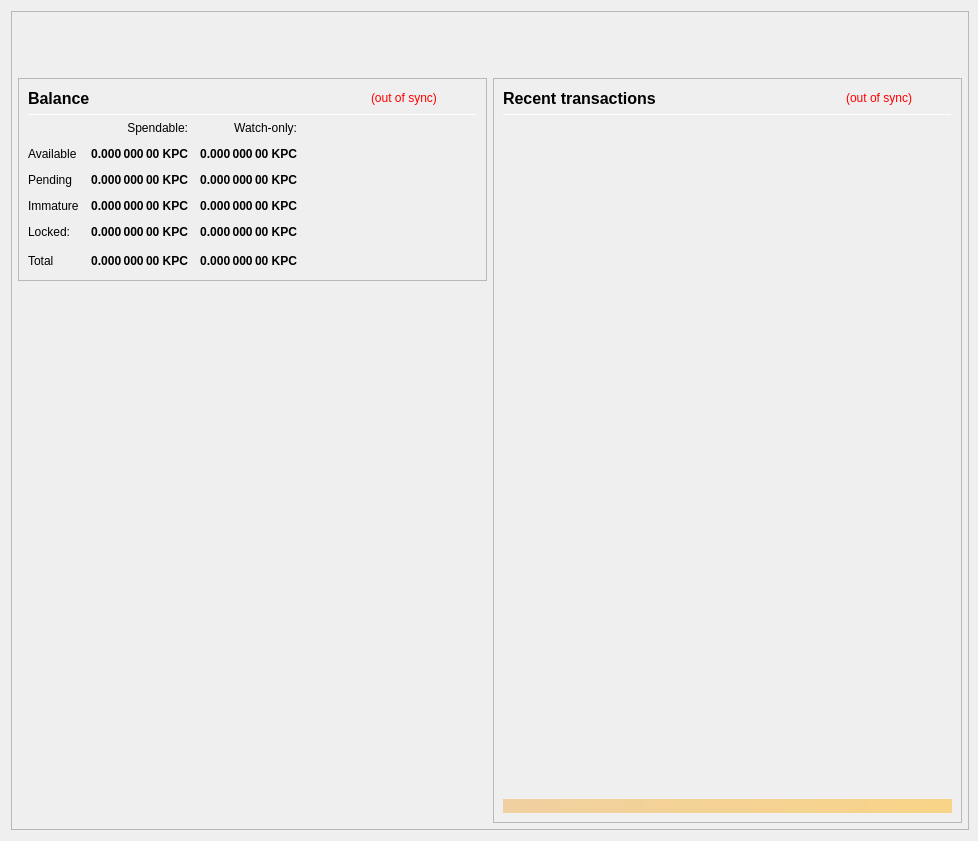
<?xml version="1.0" encoding="UTF-8"?>
<ui version="4.0">
 <class>OverviewPage</class>
 <widget class="QWidget" name="OverviewPage">
  <property name="geometry">
   <rect>
    <x>0</x>
    <y>0</y>
    <width>978</width>
    <height>841</height>
   </rect>
  </property>
  <property name="minimumSize">
   <size>
    <width>960</width>
    <height>682</height>
   </size>
  </property>
  <property name="font">
   <font>
    <weight>50</weight>
    <bold>false</bold>
   </font>
  </property>
  <property name="windowTitle">
   <string>Form</string>
  </property>
  <layout class="QVBoxLayout" name="topLayout" stretch="0">
   <property name="rightMargin">
    <number>9</number>
   </property>
   <item>
    <widget class="QFrame" name="frame_BG">
     <property name="minimumSize">
      <size>
       <width>850</width>
       <height>610</height>
      </size>
     </property>
     <property name="maximumSize">
      <size>
       <width>16777215</width>
       <height>16777215</height>
      </size>
     </property>
     <property name="frameShape">
      <enum>QFrame::StyledPanel</enum>
     </property>
     <property name="frameShadow">
      <enum>QFrame::Raised</enum>
     </property>
     <layout class="QVBoxLayout" name="verticalLayout_3" stretch="0">
      <property name="leftMargin">
       <number>0</number>
      </property>
      <property name="topMargin">
       <number>0</number>
      </property>
      <property name="rightMargin">
       <number>0</number>
      </property>
      <property name="bottomMargin">
       <number>6</number>
      </property>
      <item>
       <layout class="QVBoxLayout" name="verticalLayout_Master" stretch="0,1">
        <property name="leftMargin">
         <number>0</number>
        </property>
        <property name="topMargin">
         <number>0</number>
        </property>
        <property name="rightMargin">
         <number>0</number>
        </property>
        <property name="bottomMargin">
         <number>0</number>
        </property>
        <item>
         <widget class="QFrame" name="frame_Header">
          <layout class="QVBoxLayout" name="verticalLayout_Header" stretch="0">
           <property name="leftMargin">
            <number>0</number>
           </property>
           <property name="topMargin">
            <number>0</number>
           </property>
           <property name="rightMargin">
            <number>0</number>
           </property>
           <property name="bottomMargin">
            <number>0</number>
           </property>
           <item>
            <layout class="QHBoxLayout" name="horizontalLayout_Header" stretch="1,0">
             <property name="spacing">
              <number>6</number>
             </property>
             <item>
              <spacer name="horizontalSpacer_Header">
               <property name="orientation">
                <enum>Qt::Horizontal</enum>
               </property>
               <property name="sizeHint" stdset="0">
                <size>
                 <width>40</width>
                 <height>20</height>
                </size>
               </property>
              </spacer>
             </item>
             <item>
              <widget class="QLabel" name="labelOverviewHeaderRight">
               <property name="minimumSize">
                <size>
                 <width>464</width>
                 <height>60</height>
                </size>
               </property>
               <property name="maximumSize">
                <size>
                 <width>16777215</width>
                 <height>60</height>
                </size>
               </property>
               <property name="font">
                <font>
                 <pointsize>14</pointsize>
                </font>
               </property>
               <property name="text">
                <string/>
               </property>
               <property name="alignment">
                <set>Qt::AlignRight|Qt::AlignTrailing|Qt::AlignVCenter</set>
               </property>
              </widget>
             </item>
            </layout>
           </item>
          </layout>
         </widget>
        </item>
        <item>
         <widget class="QFrame" name="frame_Content">
          <layout class="QVBoxLayout" name="verticalLayout_Content">
           <property name="leftMargin">
            <number>6</number>
           </property>
           <property name="topMargin">
            <number>0</number>
           </property>
           <property name="rightMargin">
            <number>6</number>
           </property>
           <property name="bottomMargin">
            <number>0</number>
           </property>
           <item>
            <layout class="QHBoxLayout" name="horizontalLayout_Content" stretch="1,1">
             <property name="spacing">
              <number>6</number>
             </property>
             <item>
              <layout class="QVBoxLayout" name="verticalLayout_left" stretch="0,0">
               <item>
                <widget class="QFrame" name="frameBalances">
                 <property name="frameShape">
                  <enum>QFrame::StyledPanel</enum>
                 </property>
                 <property name="frameShadow">
                  <enum>QFrame::Raised</enum>
                 </property>
                 <layout class="QVBoxLayout" name="verticalLayout_4">
                  <item>
                   <layout class="QHBoxLayout" name="hlBalancesHeader" stretch="2,0,0">
                    <property name="spacing">
                     <number>6</number>
                    </property>
                    <item>
                     <widget class="QLabel" name="labelBalances">
                      <property name="minimumSize">
                       <size>
                        <width>0</width>
                        <height>0</height>
                       </size>
                      </property>
                      <property name="font">
                       <font>
                        <pointsize>12</pointsize>
                        <weight>75</weight>
                        <bold>true</bold>
                       </font>
                      </property>
                      <property name="text">
                       <string>Balance</string>
                      </property>
                     </widget>
                    </item>
                    <item>
                     <widget class="QLabel" name="labelWalletStatus">
                      <property name="cursor">
                       <cursorShape>WhatsThisCursor</cursorShape>
                      </property>
                      <property name="toolTip">
                       <string>The displayed information may be out of date. Your wallet automatically synchronizes with the KEEPsCoin network after a connection is established, but this process has not completed yet.</string>
                      </property>
                      <property name="styleSheet">
                       <string notr="true">QLabel { color: red; }</string>
                      </property>
                      <property name="text">
                       <string notr="true">(out of sync)</string>
                      </property>
                      <property name="alignment">
                       <set>Qt::AlignLeading|Qt::AlignLeft|Qt::AlignVCenter</set>
                      </property>
                     </widget>
                    </item>
                    <item>
                     <spacer name="hsBalancesHeader">
                      <property name="orientation">
                       <enum>Qt::Horizontal</enum>
                      </property>
                      <property name="sizeHint" stdset="0">
                       <size>
                        <width>40</width>
                        <height>20</height>
                       </size>
                      </property>
                     </spacer>
                    </item>
                   </layout>
                  </item>
                  <item>
                   <widget class="Line" name="lineBalances">
                    <property name="minimumSize">
                     <size>
                      <width>0</width>
                      <height>1</height>
                     </size>
                    </property>
                    <property name="maximumSize">
                     <size>
                      <width>16777215</width>
                      <height>1</height>
                     </size>
                    </property>
                    <property name="orientation">
                     <enum>Qt::Horizontal</enum>
                    </property>
                   </widget>
                  </item>
                  <item>
                   <layout class="QGridLayout" name="gridLayout">
                    <property name="spacing">
                     <number>12</number>
                    </property>
                    <item row="0" column="1">
                     <widget class="QLabel" name="labelSpendable">
                      <property name="text">
                       <string>Spendable:</string>
                      </property>
                      <property name="alignment">
                       <set>Qt::AlignRight|Qt::AlignTrailing|Qt::AlignVCenter</set>
                      </property>
                     </widget>
                    </item>
                    <item row="0" column="2">
                     <widget class="QLabel" name="labelWatchonly">
                      <property name="text">
                       <string>Watch-only:</string>
                      </property>
                      <property name="alignment">
                       <set>Qt::AlignRight|Qt::AlignTrailing|Qt::AlignVCenter</set>
                      </property>
                     </widget>
                    </item>
                    <item row="1" column="0">
                     <widget class="QLabel" name="labelAvailableText">
                      <property name="text">
                       <string>Available</string>
                      </property>
                      <property name="textInteractionFlags">
                       <set>Qt::NoTextInteraction</set>
                      </property>
                     </widget>
                    </item>
                    <item row="1" column="1">
                     <widget class="QLabel" name="labelAvailable">
                      <property name="font">
                       <font>
                        <weight>75</weight>
                        <bold>true</bold>
                       </font>
                      </property>
                      <property name="cursor">
                       <cursorShape>ArrowCursor</cursorShape>
                      </property>
                      <property name="toolTip">
                       <string>Your current spendable balance</string>
                      </property>
                      <property name="text">
                       <string notr="true">0.000 000 00 KPC</string>
                      </property>
                      <property name="alignment">
                       <set>Qt::AlignRight|Qt::AlignTrailing|Qt::AlignVCenter</set>
                      </property>
                      <property name="textInteractionFlags">
                       <set>Qt::NoTextInteraction</set>
                      </property>
                     </widget>
                    </item>
                    <item row="1" column="2">
                     <widget class="QLabel" name="labelWatchAvailable">
                      <property name="font">
                       <font>
                        <weight>75</weight>
                        <bold>true</bold>
                       </font>
                      </property>
                      <property name="cursor">
                       <cursorShape>ArrowCursor</cursorShape>
                      </property>
                      <property name="toolTip">
                       <string>Your current balance in watch-only addresses</string>
                      </property>
                      <property name="text">
                       <string notr="true">0.000 000 00 KPC</string>
                      </property>
                      <property name="alignment">
                       <set>Qt::AlignRight|Qt::AlignTrailing|Qt::AlignVCenter</set>
                      </property>
                      <property name="textInteractionFlags">
                       <set>Qt::NoTextInteraction</set>
                      </property>
                     </widget>
                    </item>
                    <item row="2" column="0">
                     <widget class="QLabel" name="labelPendingText">
                      <property name="text">
                       <string>Pending</string>
                      </property>
                      <property name="textInteractionFlags">
                       <set>Qt::NoTextInteraction</set>
                      </property>
                     </widget>
                    </item>
                    <item row="2" column="1">
                     <widget class="QLabel" name="labelPending">
                      <property name="font">
                       <font>
                        <weight>75</weight>
                        <bold>true</bold>
                       </font>
                      </property>
                      <property name="cursor">
                       <cursorShape>ArrowCursor</cursorShape>
                      </property>
                      <property name="toolTip">
                       <string>Total of transactions that have yet to be confirmed, and do not yet count toward the spendable balance</string>
                      </property>
                      <property name="text">
                       <string notr="true">0.000 000 00 KPC</string>
                      </property>
                      <property name="alignment">
                       <set>Qt::AlignRight|Qt::AlignTrailing|Qt::AlignVCenter</set>
                      </property>
                      <property name="textInteractionFlags">
                       <set>Qt::NoTextInteraction</set>
                      </property>
                     </widget>
                    </item>
                    <item row="2" column="2">
                     <widget class="QLabel" name="labelWatchPending">
                      <property name="font">
                       <font>
                        <weight>75</weight>
                        <bold>true</bold>
                       </font>
                      </property>
                      <property name="cursor">
                       <cursorShape>ArrowCursor</cursorShape>
                      </property>
                      <property name="toolTip">
                       <string>Unconfirmed transactions to watch-only addresses</string>
                      </property>
                      <property name="text">
                       <string notr="true">0.000 000 00 KPC</string>
                      </property>
                      <property name="alignment">
                       <set>Qt::AlignRight|Qt::AlignTrailing|Qt::AlignVCenter</set>
                      </property>
                      <property name="textInteractionFlags">
                       <set>Qt::NoTextInteraction</set>
                      </property>
                     </widget>
                    </item>
                    <item row="3" column="0">
                     <widget class="QLabel" name="labelImmatureText">
                      <property name="text">
                       <string>Immature</string>
                      </property>
                      <property name="textInteractionFlags">
                       <set>Qt::NoTextInteraction</set>
                      </property>
                     </widget>
                    </item>
                    <item row="3" column="1">
                     <widget class="QLabel" name="labelImmature">
                      <property name="font">
                       <font>
                        <weight>75</weight>
                        <bold>true</bold>
                       </font>
                      </property>
                      <property name="cursor">
                       <cursorShape>ArrowCursor</cursorShape>
                      </property>
                      <property name="toolTip">
                       <string>Staked or masternode rewards that has not yet matured</string>
                      </property>
                      <property name="text">
                       <string notr="true">0.000 000 00 KPC</string>
                      </property>
                      <property name="alignment">
                       <set>Qt::AlignRight|Qt::AlignTrailing|Qt::AlignVCenter</set>
                      </property>
                      <property name="textInteractionFlags">
                       <set>Qt::NoTextInteraction</set>
                      </property>
                     </widget>
                    </item>
                    <item row="3" column="2">
                     <widget class="QLabel" name="labelWatchImmature">
                      <property name="font">
                       <font>
                        <weight>75</weight>
                        <bold>true</bold>
                       </font>
                      </property>
                      <property name="cursor">
                       <cursorShape>ArrowCursor</cursorShape>
                      </property>
                      <property name="toolTip">
                       <string>Staked or masternode rewards in watch-only addresses that has not yet matured</string>
                      </property>
                      <property name="text">
                       <string notr="true">0.000 000 00 KPC</string>
                      </property>
                      <property name="alignment">
                       <set>Qt::AlignRight|Qt::AlignTrailing|Qt::AlignVCenter</set>
                      </property>
                      <property name="textInteractionFlags">
                       <set>Qt::NoTextInteraction</set>
                      </property>
                     </widget>
                    </item>
                    <item row="4" column="0">
                     <widget class="QLabel" name="labelLockedText">
                      <property name="toolTip">
                       <string>Locked KPC or Masternode collaterals.</string>
                      </property>
                      <property name="text">
                       <string>Locked:</string>
                      </property>
                     </widget>
                    </item>
                    <item row="4" column="1">
                     <widget class="QLabel" name="labelLocked">
                      <property name="font">
                       <font>
                        <weight>75</weight>
                        <bold>true</bold>
                       </font>
                      </property>
                      <property name="cursor">
                       <cursorShape>ArrowCursor</cursorShape>
                      </property>
                      <property name="toolTip">
                       <string>Locked KPC or Masternode collaterals.</string>
                      </property>
                      <property name="text">
                       <string notr="true">0.000 000 00 KPC</string>
                      </property>
                      <property name="alignment">
                       <set>Qt::AlignRight|Qt::AlignTrailing|Qt::AlignVCenter</set>
                      </property>
                      <property name="textInteractionFlags">
                       <set>Qt::NoTextInteraction</set>
                      </property>
                     </widget>
                    </item>
                    <item row="4" column="2">
                     <widget class="QLabel" name="labelWatchLocked">
                      <property name="font">
                       <font>
                        <weight>75</weight>
                        <bold>true</bold>
                       </font>
                      </property>
                      <property name="cursor">
                       <cursorShape>ArrowCursor</cursorShape>
                      </property>
                      <property name="toolTip">
                       <string>Current locked balance in watch-only addresses</string>
                      </property>
                      <property name="text">
                       <string notr="true">0.000 000 00 KPC</string>
                      </property>
                      <property name="alignment">
                       <set>Qt::AlignRight|Qt::AlignTrailing|Qt::AlignVCenter</set>
                      </property>
                      <property name="textInteractionFlags">
                       <set>Qt::NoTextInteraction</set>
                      </property>
                     </widget>
                    </item>
                    <item row="5" column="0">
                     <widget class="QLabel" name="labelTotalText">
                      <property name="text">
                       <string>Total</string>
                      </property>
                      <property name="textInteractionFlags">
                       <set>Qt::NoTextInteraction</set>
                      </property>
                     </widget>
                    </item>
                    <item row="5" column="1">
                     <widget class="QLabel" name="labelTotal">
                      <property name="font">
                       <font>
                        <weight>75</weight>
                        <bold>true</bold>
                       </font>
                      </property>
                      <property name="cursor">
                       <cursorShape>ArrowCursor</cursorShape>
                      </property>
                      <property name="toolTip">
                       <string>Your current total balance</string>
                      </property>
                      <property name="text">
                       <string notr="true">0.000 000 00 KPC</string>
                      </property>
                      <property name="alignment">
                       <set>Qt::AlignRight|Qt::AlignTrailing|Qt::AlignVCenter</set>
                      </property>
                      <property name="textInteractionFlags">
                       <set>Qt::NoTextInteraction</set>
                      </property>
                     </widget>
                    </item>
                    <item row="5" column="2">
                     <widget class="QLabel" name="labelWatchTotal">
                      <property name="font">
                       <font>
                        <weight>75</weight>
                        <bold>true</bold>
                       </font>
                      </property>
                      <property name="cursor">
                       <cursorShape>ArrowCursor</cursorShape>
                      </property>
                      <property name="toolTip">
                       <string>Current total balance in watch-only addresses</string>
                      </property>
                      <property name="text">
                       <string notr="true">0.000 000 00 KPC</string>
                      </property>
                      <property name="alignment">
                       <set>Qt::AlignRight|Qt::AlignTrailing|Qt::AlignVCenter</set>
                      </property>
                      <property name="textInteractionFlags">
                       <set>Qt::NoTextInteraction</set>
                      </property>
                     </widget>
                    </item>
                    <item row="5" column="3">
                     <spacer name="hsBalances">
                      <property name="orientation">
                       <enum>Qt::Horizontal</enum>
                      </property>
                      <property name="sizeHint" stdset="0">
                       <size>
                        <width>40</width>
                        <height>20</height>
                       </size>
                      </property>
                     </spacer>
                    </item>
                   </layout>
                  </item>
                 </layout>
                </widget>
               </item>
               <item>
                <spacer name="verticalSpacer">
                 <property name="orientation">
                  <enum>Qt::Vertical</enum>
                 </property>
                 <property name="sizeHint" stdset="0">
                  <size>
                   <width>20</width>
                   <height>40</height>
                  </size>
                 </property>
                </spacer>
               </item>
              </layout>
             </item>
             <item>
              <layout class="QVBoxLayout" name="verticalLayout_right" stretch="1">
               <item>
                <widget class="QFrame" name="frame_RecentTransactions">
                 <property name="minimumSize">
                  <size>
                   <width>0</width>
                   <height>0</height>
                  </size>
                 </property>
                 <property name="frameShape">
                  <enum>QFrame::StyledPanel</enum>
                 </property>
                 <property name="frameShadow">
                  <enum>QFrame::Raised</enum>
                 </property>
                 <layout class="QVBoxLayout" name="verticalLayout_1" stretch="0,0,0,0,0">
                  <item>
                   <layout class="QHBoxLayout" name="horizontalLayout_2" stretch="2,0,0">
                    <property name="spacing">
                     <number>3</number>
                    </property>
                    <item>
                     <widget class="QLabel" name="labelRecentTransactions">
                      <property name="minimumSize">
                       <size>
                        <width>0</width>
                        <height>20</height>
                       </size>
                      </property>
                      <property name="font">
                       <font>
                        <pointsize>12</pointsize>
                        <weight>75</weight>
                        <bold>true</bold>
                       </font>
                      </property>
                      <property name="text">
                       <string>Recent transactions</string>
                      </property>
                     </widget>
                    </item>
                    <item>
                     <widget class="QLabel" name="labelTransactionsStatus">
                      <property name="cursor">
                       <cursorShape>WhatsThisCursor</cursorShape>
                      </property>
                      <property name="toolTip">
                       <string>The displayed information may be out of date. Your wallet automatically synchronizes with the KEEPsCoin network after a connection is established, but this process has not completed yet.</string>
                      </property>
                      <property name="styleSheet">
                       <string notr="true">QLabel { color: red; }</string>
                      </property>
                      <property name="text">
                       <string notr="true">(out of sync)</string>
                      </property>
                      <property name="alignment">
                       <set>Qt::AlignRight|Qt::AlignTrailing|Qt::AlignVCenter</set>
                      </property>
                     </widget>
                    </item>
                    <item>
                     <spacer name="horizontalSpacer">
                      <property name="orientation">
                       <enum>Qt::Horizontal</enum>
                      </property>
                      <property name="sizeHint" stdset="0">
                       <size>
                        <width>40</width>
                        <height>20</height>
                       </size>
                      </property>
                     </spacer>
                    </item>
                   </layout>
                  </item>
                  <item>
                   <widget class="Line" name="line">
                    <property name="minimumSize">
                     <size>
                      <width>0</width>
                      <height>1</height>
                     </size>
                    </property>
                    <property name="maximumSize">
                     <size>
                      <width>16777215</width>
                      <height>1</height>
                     </size>
                    </property>
                    <property name="orientation">
                     <enum>Qt::Horizontal</enum>
                    </property>
                   </widget>
                  </item>
                  <item>
                   <widget class="QListView" name="listTransactions">
                    <property name="minimumSize">
                     <size>
                      <width>0</width>
                      <height>0</height>
                     </size>
                    </property>
                    <property name="styleSheet">
                     <string notr="true">QListView { background: transparent; }</string>
                    </property>
                    <property name="frameShape">
                     <enum>QFrame::NoFrame</enum>
                    </property>
                    <property name="verticalScrollBarPolicy">
                     <enum>Qt::ScrollBarAlwaysOff</enum>
                    </property>
                    <property name="horizontalScrollBarPolicy">
                     <enum>Qt::ScrollBarAlwaysOff</enum>
                    </property>
                    <property name="selectionMode">
                     <enum>QAbstractItemView::NoSelection</enum>
                    </property>
                   </widget>
                  </item>
                  <item>
                   <spacer name="verticalSpacer_2">
                    <property name="orientation">
                     <enum>Qt::Vertical</enum>
                    </property>
                    <property name="sizeType">
                     <enum>QSizePolicy::Expanding</enum>
                    </property>
                    <property name="sizeHint" stdset="0">
                     <size>
                      <width>20</width>
                      <height>40</height>
                     </size>
                    </property>
                   </spacer>
                  </item>
                  <item>
                   <widget class="QLabel" name="labelAlerts">
                    <property name="maximumSize">
                     <size>
                      <width>16777215</width>
                      <height>16777215</height>
                     </size>
                    </property>
                    <property name="styleSheet">
                     <string notr="true">background-color: qlineargradient(x1: 0, y1: 0, x2: 1, y2: 0, stop:0 #F0D0A0, stop:1 #F8D488); color:#000000;</string>
                    </property>
                    <property name="text">
                     <string/>
                    </property>
                    <property name="wordWrap">
                     <bool>true</bool>
                    </property>
                    <property name="margin">
                     <number>3</number>
                    </property>
                   </widget>
                  </item>
                 </layout>
                </widget>
               </item>
              </layout>
             </item>
            </layout>
           </item>
          </layout>
         </widget>
        </item>
       </layout>
      </item>
     </layout>
    </widget>
   </item>
  </layout>
 </widget>
 <resources/>
 <connections/>
</ui>
